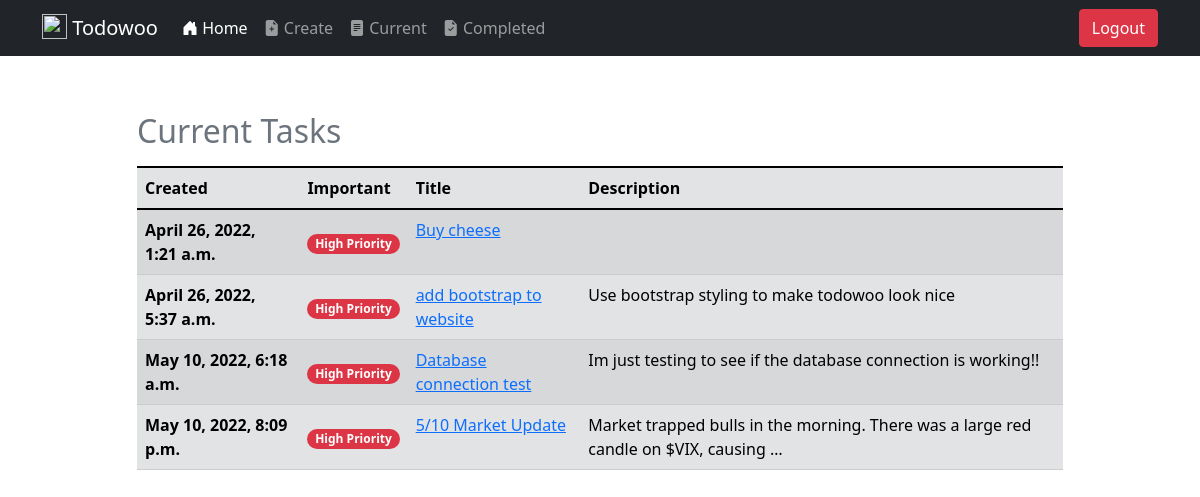
Before: /current/ (signed in) with the older database file.
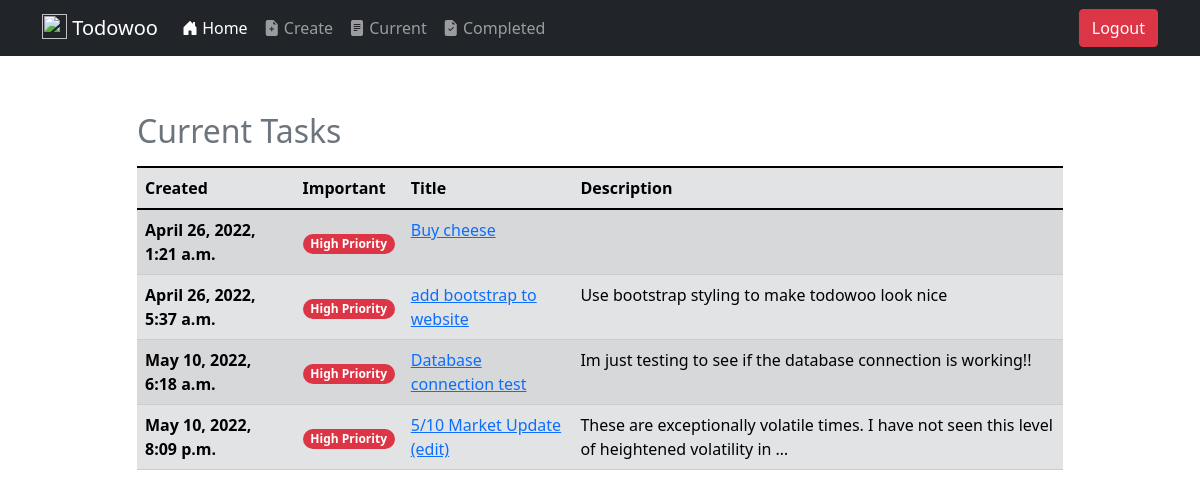
After: the same page with the newer database file.
### todo/models.py (models this page shows, shortened)
class Todo(models.Model):
    title = models.CharField(max_length=100)
    description = models.TextField(blank=True)
    created = models.DateTimeField(auto_now_add=True)
    datecompleted = models.DateTimeField(null=True, blank=True)
    important = models.BooleanField(default=False)
    user = models.ForeignKey(User, on_delete=models.CASCADE)

### todo/views.py (the view)
# urls.py: path('current/', views.currenttodos, name="currenttodos"),
@login_required
def currenttodos(request):
    todos = Todo.objects.filter(user=request.user, datecompleted__isnull=True)
    return render(request, 'todo/currenttodos.html', {'todos': todos})

### todo/templates/todo/currenttodos.html
{% extends "todo/base.html" %}
{% load static %}
{% block content %}
<div class="row justify-content-center mt-5">
    <div class="col-md-10">
        <div class="table-responsive-md">
            <table class="table table-secondary table-striped table-hover caption-top">
                <caption><h2>Current Tasks</h2></caption>
                <thead>
                    <tr>
                        <th scope="col">Created</th>
                        <th scope="col">Important</th>
                        <th scope="col">Title</th>
                        <th scope="col">Description</th>
                    </tr>
                </thead>
                <tbody>
                    {% for todo in todos %}
                    <tr>
                        <th scope="row">{{ todo.created }}</th>
                        <td class="align-middle">{% if todo.important %}<span class="badge rounded-pill bg-danger">High Priority</span>{% else %}<span class="badge rounded-pill bg-secondary">Low Priority</span>{% endif %}</td>
                        <td><a href="{% url 'viewtodo' todo.id %}">{{ todo.title }}</a></td>
                        <td>{{ todo.description|truncatewords:15 }}</td>
                    </tr>
                    {% endfor %}
                </tbody>
            </table>
        </div>
    </div>
</div>
{% endblock %}}

Changed rows visible on the page:
changed Todo: title "5/10 Market Update" → "5/10 Market Update (edit)"; description "Market trapped bulls in the morning. There was a large red candle on $VIX, causing …" → "These are exceptionally volatile times. I have not seen this level of heightened volatility in …"
